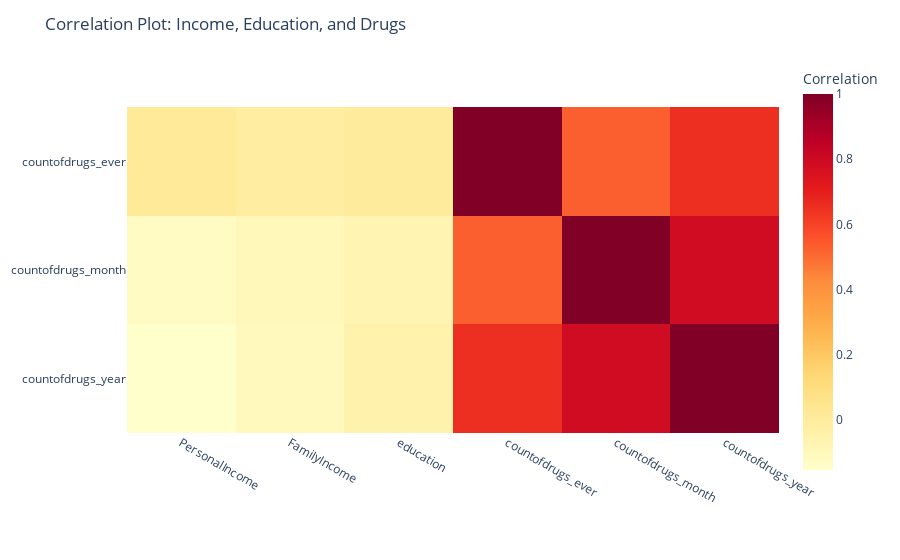

The code cell stored with this chart in its notebook:
### Markdown cell above
Our expectations beforehand were that people with lower incomes are more likely to have used different types of drugs based on their economic and social circumstances. However, something else appears to emerge from the correlation plot based on our data. First, we only looked at the correlation between 'countofdrugs_ever' and 'personalincome', 'familyincome', and 'education'. However, we soon found that there was no correlation.That is why we finally added 'countofdrugs_month' and 'countofdrugs_year' to see if our expectations that we had in the beginning are correct. As can be seen from the correlation plot, there is no clear correlation between the variety of drug use and income and education.

### Code cell
df = pd.read_csv('nsduh_workforce_adults.csv')

columns = ['PersonalIncome', 'FamilyIncome', 'education', 'countofdrugs_ever', 'countofdrugs_month', 'countofdrugs_year']
selected_data = df[columns]

correlation_matrix = selected_data.corr()

fig = px.imshow(correlation_matrix.loc[['countofdrugs_ever', 'countofdrugs_month', 'countofdrugs_year'], :],
                labels=dict(color="Correlation"), color_continuous_scale='YlOrRd')


fig.update_layout(
    title='Correlation Plot: Income, Education, and Drugs',
)

fig.show()

### Figure 1 — Plotly figure (JSON) as saved in the notebook; plotly's stock layout.template omitted (floating-point values rounded to 4 significant figures)
{"data": [{"coloraxis": "coloraxis", "hovertemplate": "x: %{x}<br>y: %{y}<br>Correlation: %{z}<extra></extra>", "name": "0", "type": "heatmap", "x": ["PersonalIncome", "FamilyIncome", "education", "countofdrugs_ever", "countofdrugs_month", "countofdrugs_year"], "xaxis": "x", "y": ["countofdrugs_ever", "countofdrugs_month", "countofdrugs_year"], "yaxis": "y", "z": [[0.01114, -0.01157, 0.005078, 1, 0.5277, 0.6524], [-0.1233, -0.09548, -0.06459, 0.5277, 1, 0.7879], [-0.1533, -0.1057, -0.04989, 0.6524, 0.7879, 1]]}], "layout": {"coloraxis": {"colorbar": {"title": {"text": "Correlation"}}, "colorscale": [[0, "rgb(255,255,204)"], [0.125, "rgb(255,237,160)"], [0.25, "rgb(254,217,118)"], [0.375, "rgb(254,178,76)"], [0.5, "rgb(253,141,60)"], [0.625, "rgb(252,78,42)"], [0.75, "rgb(227,26,28)"], [0.875, "rgb(189,0,38)"], [1, "rgb(128,0,38)"]]}, "margin": {"t": 60}, "title": {"text": "Correlation Plot: Income, Education, and Drugs"}, "xaxis": {"anchor": "y", "constrain": "domain", "domain": [0, 1], "scaleanchor": "y"}, "yaxis": {"anchor": "x", "autorange": "reversed", "constrain": "domain", "domain": [0, 1]}}}
